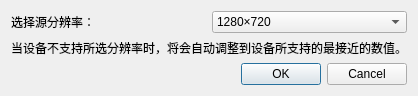
<?xml version="1.0" encoding="UTF-8"?>
<ui version="4.0">
 <class>selectResolution</class>
 <widget class="QDialog" name="selectResolution">
  <property name="geometry">
   <rect>
    <x>0</x>
    <y>0</y>
    <width>414</width>
    <height>96</height>
   </rect>
  </property>
  <property name="windowTitle">
   <string>Dialog</string>
  </property>
  <layout class="QGridLayout" name="gridLayout">
   <item row="0" column="0">
    <layout class="QHBoxLayout" name="horizontalLayout">
     <item>
      <widget class="QLabel" name="label">
       <property name="text">
        <string>选择源分辨率：</string>
       </property>
      </widget>
     </item>
     <item>
      <widget class="QComboBox" name="cB_Resolution">
       <property name="currentIndex">
        <number>2</number>
       </property>
       <item>
        <property name="text">
         <string>1920×1080</string>
        </property>
       </item>
       <item>
        <property name="text">
         <string>1360×768</string>
        </property>
       </item>
       <item>
        <property name="text">
         <string>1280×720</string>
        </property>
       </item>
       <item>
        <property name="text">
         <string>800×600</string>
        </property>
       </item>
       <item>
        <property name="text">
         <string>720×576</string>
        </property>
       </item>
       <item>
        <property name="text">
         <string>720×480</string>
        </property>
       </item>
       <item>
        <property name="text">
         <string>640×480</string>
        </property>
       </item>
       <item>
        <property name="text">
         <string>320×240</string>
        </property>
       </item>
      </widget>
     </item>
    </layout>
   </item>
   <item row="1" column="0">
    <widget class="QLabel" name="label_2">
     <property name="text">
      <string>当设备不支持所选分辨率时，将会自动调整到设备所支持的最接近的数值。</string>
     </property>
    </widget>
   </item>
   <item row="2" column="0">
    <widget class="QDialogButtonBox" name="bB_Confirm">
     <property name="orientation">
      <enum>Qt::Horizontal</enum>
     </property>
     <property name="standardButtons">
      <set>QDialogButtonBox::Cancel|QDialogButtonBox::Ok</set>
     </property>
    </widget>
   </item>
  </layout>
 </widget>
 <resources/>
 <connections>
  <connection>
   <sender>bB_Confirm</sender>
   <signal>accepted()</signal>
   <receiver>selectResolution</receiver>
   <slot>accept()</slot>
   <hints>
    <hint type="sourcelabel">
     <x>248</x>
     <y>254</y>
    </hint>
    <hint type="destinationlabel">
     <x>157</x>
     <y>274</y>
    </hint>
   </hints>
  </connection>
  <connection>
   <sender>bB_Confirm</sender>
   <signal>rejected()</signal>
   <receiver>selectResolution</receiver>
   <slot>reject()</slot>
   <hints>
    <hint type="sourcelabel">
     <x>316</x>
     <y>260</y>
    </hint>
    <hint type="destinationlabel">
     <x>286</x>
     <y>274</y>
    </hint>
   </hints>
  </connection>
 </connections>
</ui>
